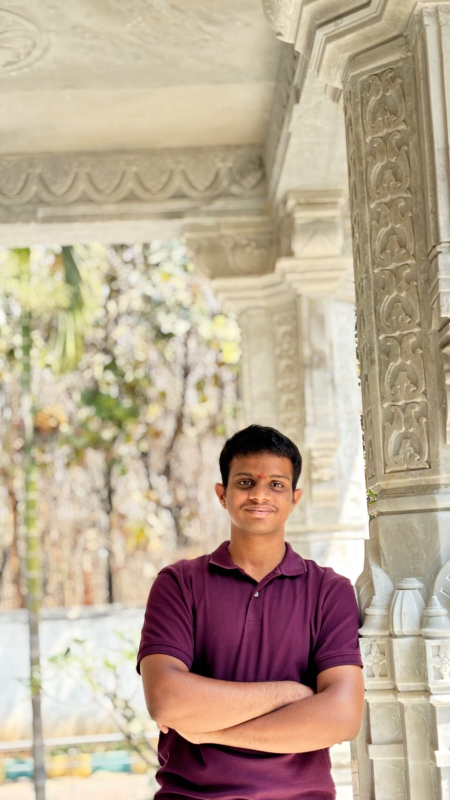
#> input picture source-photo.jpg, 900 x 1600 px (shown at 1/2 size)
$ python make_ascii_svg.py ../source-photo.jpg
#> lines starting #> are read from the running program, lines starting #| are printed output that depends on the picture
"""
Step 3b: Convert the prepped grayscale photo into a self-typing ASCII SVG.
Reads: source-prepped.png
Writes: avi-ascii.svg (self-contained, animated via SMIL)
"""
import sys
from pathlib import Path

import numpy as np
from PIL import Image

# Bright (sparse) -> dark (dense). Leading space clears background to nothing.
RAMP = " .`:-=+*cs#%@"

GRID_COLS = 100
GRID_ROWS = 53

FONT_SIZE = 8
CHAR_W = FONT_SIZE * 0.6
CHAR_H = FONT_SIZE * 1.0

FILL_COLOR = "#9da5b4"  # monochrome light gray

def image_to_ascii_grid(image_path: str, cols: int = GRID_COLS, rows: int = GRID_ROWS):
#> called with image_path = '../source-photo.jpg', cols = 100, rows = 53
    img = Image.open(image_path).convert("L")
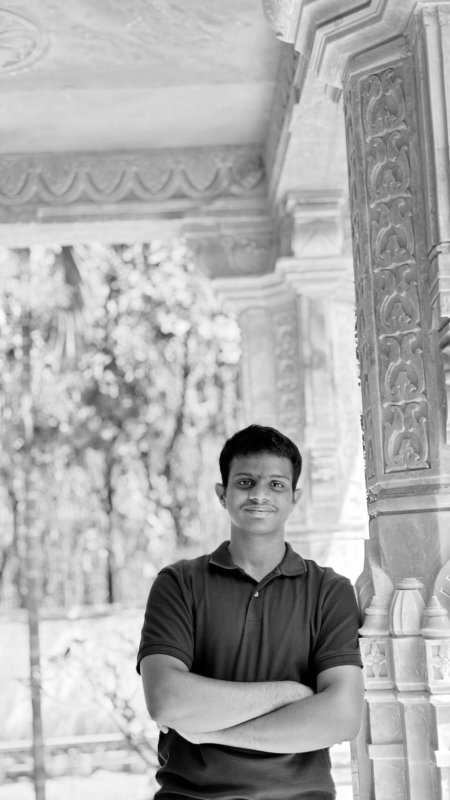
#> img: PIL image 900x1600 L (shown at 1/2 size); min 0, max 255, mean 172
    img = img.resize((cols, rows), Image.LANCZOS)
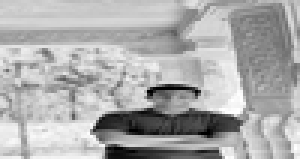
#> img: PIL image 100x53 L (shown 3 times larger); min 0, max 255, mean 172
    arr = np.array(img)

    ramp_len = len(RAMP)
    grid = []
    for row in arr:
        line = ""
        for pixel in row:
            # pixel 255 (white/bright) -> index 0 (space), pixel 0 (dark) -> last char
            idx = int((255 - pixel) / 255 * (ramp_len - 1))
            line += RAMP[idx]
        grid.append(line)
#> this loop made 53 passes
#> after the loop, grid = 53 items
    return grid

def build_svg(grid, output_path: str):
    cols = len(grid[0])
    rows = len(grid)
    width = cols * CHAR_W
    height = rows * CHAR_H

    svg_parts = []
    svg_parts.append(
        f'<svg viewBox="0 0 {width:.1f} {height:.1f}" xmlns="http://www.w3.org/2000/svg" '
        f'font-family="monospace" font-size="{FONT_SIZE}">'
    )
    svg_parts.append(f'<rect width="{width:.1f}" height="{height:.1f}" fill="#0d1117"/>')

    row_delay_step = 0.05  # stagger between rows
    wipe_duration = 0.9    # how long each row's wipe takes

    for r, line in enumerate(grid):
        y = (r + 1) * CHAR_H
        row_id = f"row{r}"
        clip_id = f"clip{r}"
        delay = r * row_delay_step

        escaped = (
            line.replace("&", "&amp;")
            .replace("<", "&lt;")
            .replace(">", "&gt;")
        )

        svg_parts.append(f'<clipPath id="{clip_id}">')
        svg_parts.append(f'  <rect x="0" y="{y - CHAR_H:.1f}" width="0" height="{CHAR_H:.1f}">')
        svg_parts.append(
            f'    <animate attributeName="width" from="0" to="{width:.1f}" '
            f'begin="{delay:.2f}s" dur="{wipe_duration}s" fill="freeze" '
            f'calcMode="spline" keySplines="0.4 0 0.2 1"/>'
        )
        svg_parts.append(f'  </rect>')
        svg_parts.append(f'</clipPath>')

        svg_parts.append(f'<g clip-path="url(#{clip_id})">')
        svg_parts.append(
            f'  <text x="0" y="{y:.1f}" fill="{FILL_COLOR}" xml:space="preserve">{escaped}</text>'
        )
        svg_parts.append(f'</g>')

    svg_parts.append('</svg>')

    Path(output_path).write_text("\n".join(svg_parts), encoding="utf-8")
    print(f"Saved: {output_path}")

if __name__ == "__main__":
    input_path = sys.argv[1] if len(sys.argv) > 1 else "source-prepped.png"
    grid = image_to_ascii_grid(input_path)
#> grid = 53 items
    build_svg(grid, "avi-ascii.svg")
#> in build_svg, `cols = len(grid[0])`: cols = 100
#> in build_svg, `rows = len(grid)`: rows = 53
#> in build_svg, `width = cols * CHAR_W`: width = 480
#> in build_svg, `height = rows * CHAR_H`: height = 424
#> the loop in build_svg, `for r, line in enumerate(grid):` made 53 passes
#> (y, row_id, clip_id, delay) on passes 1 to 12: (8, 'row0', 'clip0', 0), (16, 'row1', 'clip1', 0.05), (24, 'row2', 'clip2', 0.1), (32, 'row3', 'clip3', 0.15), (40, 'row4', 'clip4', 0.2), (48, 'row5', 'clip5', 0.25), (56, 'row6', 'clip6', 0.3), (64, 'row7', 'clip7', 0.35), (72, 'row8', 'clip8', 0.4), (80, 'row9', 'clip9', 0.45), (88, 'row10', 'clip10', 0.5), (96, 'row11', 'clip11', 0.55)
#> after the loop in build_svg, `for r, line in enumerate(grid):`: svg_parts = 426 items
